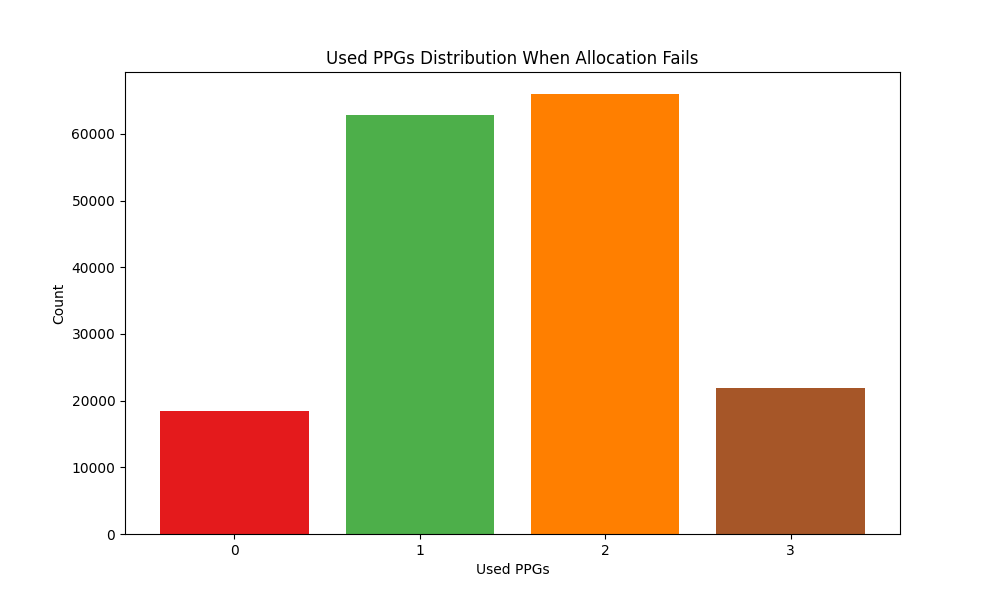

Recreate this plot in Python.
import os
import re
import matplotlib.pyplot as plt
import matplotlib.cm as cm


# 2025-02-27T12:20:55.677380+09:00 hamasoon-Legion-Slim-5-16IRH8 kernel: message repeated 261 times: [ NVMeVirt: allocate fail - used_ppgs: 1, flushing_ppgs: 31, free_ppgs: 0]
# get repeated times and used_ppgs
PATTERN1 = re.compile(r'message repeated (\d+) times: \[ NVMeVirt: allocate fail - used_ppgs: (\d+), flushing_ppgs: \d+, free_ppgs: \d+\]')

# 2025-02-27T12:20:55.677381+09:00 hamasoon-Legion-Slim-5-16IRH8 kernel: NVMeVirt: allocate fail - used_ppgs: 0, flushing_ppgs: 32, free_ppgs: 0
PATTERN2 = re.compile(r'NVMeVirt: allocate fail - used_ppgs: (\d+), flushing_ppgs: \d+, free_ppgs: \d+')

FILENAME = 'used_ppg.log'

def read_data(filename):
    filepath = os.path.join(os.path.dirname(__file__), filename)
    data = {'0': 0, '1': 0, '2': 0, '3': 0}
    
    with open(filepath, 'r') as f:
        for line in f:
            match = PATTERN1.search(line)
            if match:
                repeated, used_ppgs = map(int, match.groups())
                data[str(used_ppgs)] += repeated
            else:
                match = PATTERN2.search(line)
                if match:
                    used_ppgs = int(match.group(1))
                    data[str(used_ppgs)] += 1
                    
    plt.figure(figsize=(10, 6))
    cmap = plt.get_cmap('Set1')
    colors = [cmap(i / len(data)) for i in range(len(data))]
    plt.bar(data.keys(), data.values(), color=colors)
    plt.xlabel('Used PPGs')
    plt.ylabel('Count')
    plt.title('Used PPGs Distribution When Allocation Fails')
    plt.savefig(os.path.join(os.path.dirname(__file__), 'used_ppg.png'))
    
if __name__ == '__main__':
    read_data(FILENAME)